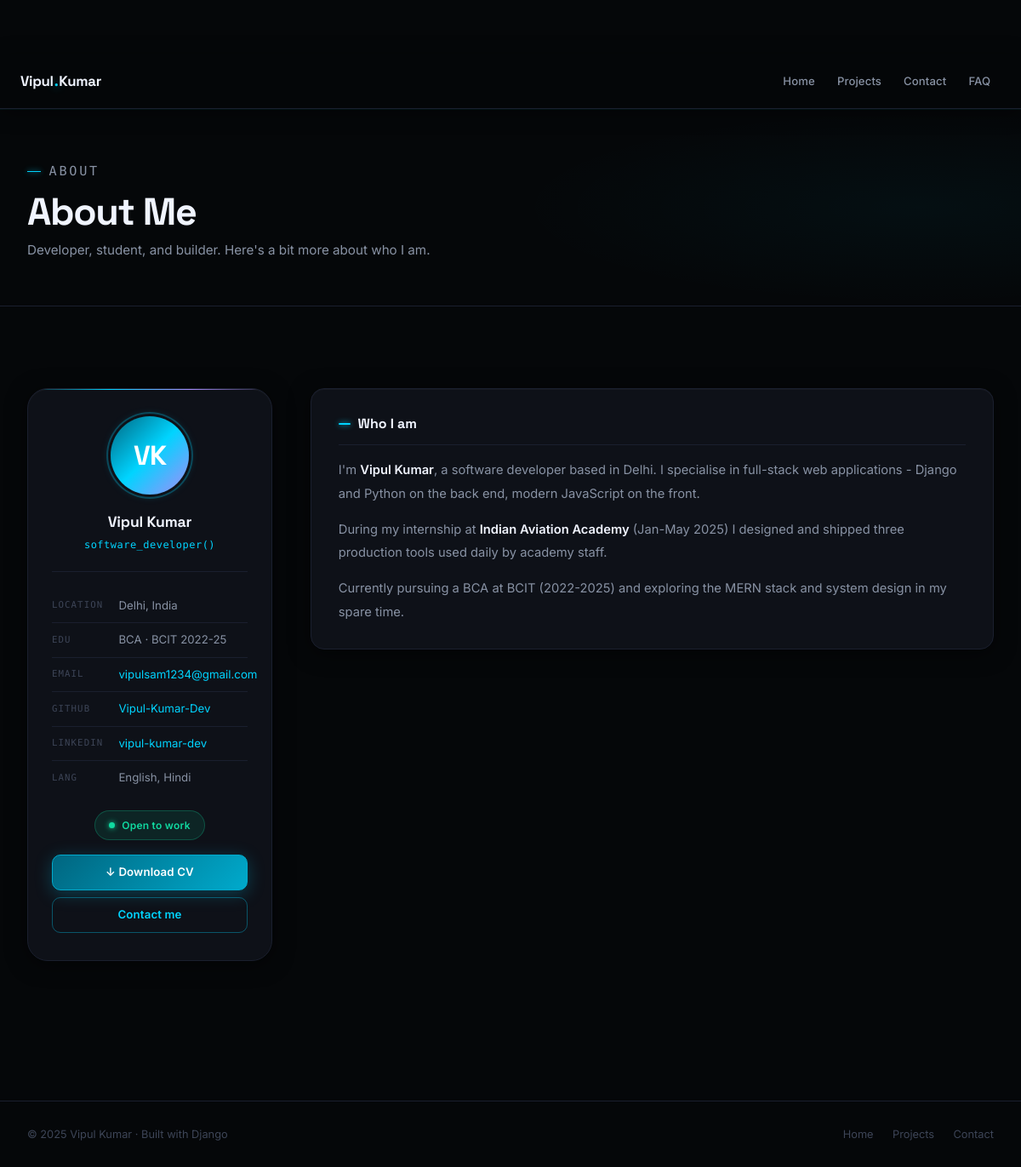
Page /about/ on the earlier database version.
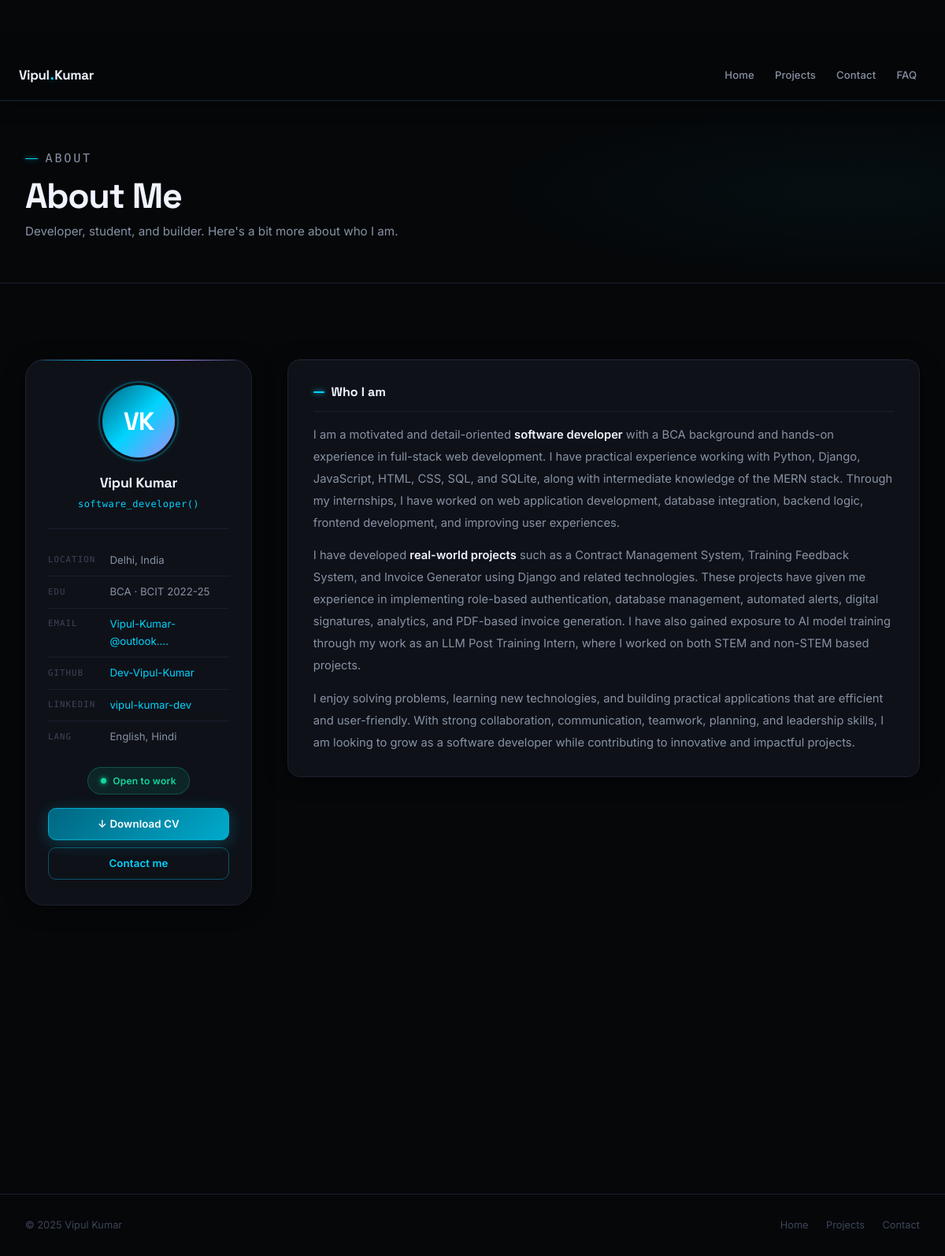
Same page on the later database version.
### PF_App/models.py (models this page shows, shortened)
class SiteProfile(models.Model):
    full_name        = models.CharField(max_length=100, default="Vipul Kumar")
    first_name       = models.CharField(max_length=50,  default="Vipul")
    last_name        = models.CharField(max_length=50,  default="Kumar")
    tagline          = models.CharField(max_length=200, default="BCA student, Django developer, and lifelong builder.")
    hero_description = models.TextField(default="I build clean, fast, and scalable web applications.")
    about_bio_1      = models.TextField(default="", blank=True)
    about_bio_2      = models.TextField(default="", blank=True)
    about_bio_3      = models.TextField(default="", blank=True)
    location         = models.CharField(max_length=100, default="Delhi, India")
    education        = models.CharField(max_length=150, default="BCA · BCIT 2022-25")
    email            = models.EmailField(default="vipulsam1234@gmail.com")
    github_url       = models.URLField(default="https://github.com/Vipul-Kumar-Dev")
    github_handle    = models.CharField(max_length=100, default="Vipul-Kumar-Dev")
    linkedin_url     = models.URLField(default="https://www.linkedin.com/in/vipul-kumar-dev/")
    linkedin_handle  = models.CharField(max_length=100, default="vipul-kumar-dev")
    languages        = models.CharField(max_length=100, default="English, Hindi")
    resume_note      = models.CharField(max_length=200, default="Get the full picture - all my experience, skills, and projects in one clean PDF.")
    footer_copy      = models.CharField(max_length=200, default="© 2025 Vipul Kumar · Built with Django")
    stat_projects    = models.CharField(max_length=20, default="3+")
    stat_internships = models.CharField(max_length=20, default="2")
    stat_technologies= models.CharField(max_length=20, default="8+")
    stat_experience  = models.CharField(max_length=20, default="1.5y")
    is_available     = models.BooleanField(default=True)
    class Meta:
        verbose_name = "Site Profile"
    @classmethod
    def get(cls):
        obj, _ = cls.objects.get_or_create(pk=1)
        return obj

### PF_App/views.py (the view)
# urls.py: path("about/",  v.about,      name="about"),
def about(request):
    return render(request, "about.html", _public_ctx())

### PF_App/views.py (called while the page is built)
def _public_ctx():
    profile = SiteProfile.get()
    return {
        "profile":  profile,
        "skills":   Skill.objects.all(),
        "projects": Project.objects.all(),
        "exp":      Experience.objects.all(),
        "certs":    Certification.objects.all(),
        "roles":    list(TypedRole.objects.values_list("label", flat=True)),
        "faqs":     FAQItem.objects.all(),
    }

### Templates/about.html (shortened to what this page needs)
{% load static %}
<!doctype html>
<html lang="en">
  <head>
    <link rel="stylesheet" href="{% static 'base.css' %}" />
  </head>
  <body>
    <nav class="nav scrolled" style="position: sticky; top: 0">
      <a href="{% url 'home' %}" class="nav-logo"
        >{{ profile.first_name }}<span class="dot">.</span>{{ profile.last_name }}</a
      >
      <div class="nav-links" id="nav-links">
        <a href="{% url 'home' %}" class="nav-link">Home</a>
        <a href="{% url 'projects' %}" class="nav-link">Projects</a>
        <a href="{% url 'contact' %}" class="nav-link">Contact</a>
        <a href="{% url 'faq' %}" class="nav-link">FAQ</a>
      </div>
    </nav>
    <div class="page-hero">
      <p class="page-hero-label">About</p>
      <h1>About Me</h1>
      <p>Developer, student, and builder. Here's a bit more about who I am.</p>
    </div>
    <section class="section">
      <div class="profile-layout">
        <div class="profile-card sr-l">
          <div class="avatar">
            {{ profile.first_name|slice:":1" }}{{ profile.last_name|slice:":1" }}
          </div>
          <div class="profile-name">{{ profile.full_name }}</div>
          <div class="profile-role">software_developer()</div>
          <div class="profile-divider"></div>
          <ul class="profile-meta">
            <li>
              <span class="pm-key">Location</span
              ><span class="pm-val">{{ profile.location }}</span>
            </li>
            <li>
              <span class="pm-key">Edu</span
              ><span class="pm-val">{{ profile.education }}</span>
            </li>
            <li>
              <span class="pm-key">Email</span
              ><span class="pm-val"
                ><a href="mailto:{{ profile.email }}"
                  >{{ profile.email|truncatechars:22 }}</a
                ></span
              >
            </li>
            <li>
              <span class="pm-key">GitHub</span
              ><span class="pm-val"
                ><a
                  href="{{ profile.github_url }}"
                  target="_blank"
                  rel="noopener"
                  >{{ profile.github_handle }}</a
                ></span
              >
            </li>
            <li>
              <span class="pm-key">LinkedIn</span
              ><span class="pm-val"
                ><a
                  href="{{ profile.linkedin_url }}"
                  target="_blank"
                  rel="noopener"
                  >{{ profile.linkedin_handle }}</a
                ></span
              >
            </li>
            <li>
              <span class="pm-key">Lang</span
              ><span class="pm-val">{{ profile.languages }}</span>
            </li>
          </ul>
          {% if profile.is_available %}
          <div class="avail-badge">
            <span class="avail-dot"></span>Open to work
          </div>
          {% endif %}
          <div class="profile-actions">
            <a href="{% static 'Resume.pdf' %}" class="btn btn-primary" download
              >↓ Download CV</a
            >
            <a href="{% url 'contact' %}" class="btn btn-outline">Contact me</a>
          </div>
        </div>
        <div class="bio-content">
          <div class="bio-section sr">
            <h3>Who I am</h3>
            {% if profile.about_bio_1 %}
            <p>{{ profile.about_bio_1|safe }}</p>
            {% endif %} {% if profile.about_bio_2 %}
            <p>{{ profile.about_bio_2|safe }}</p>
            {% endif %} {% if profile.about_bio_3 %}
            <p>{{ profile.about_bio_3|safe }}</p>
            {% endif %}
          </div>
        </div>
      </div>
    </section>
    <footer>
      <span>{{ profile.footer_copy }}</span>
      <div style="display: flex; gap: 1.4rem">
        <a href="{% url 'home' %}">Home</a>
        <a href="{% url 'projects' %}">Projects</a>
        <a href="{% url 'contact' %}">Contact</a>
      </div>
    </footer>
  </body>
</html>

Differences in the rows shown:
changed SiteProfile "Vipul Kumar": email "vipulsam1234@gmail.com" → "Vipul-Kumar-@outlook.…"; github_handle "Vipul-Kumar-Dev" → "Dev-Vipul-Kumar"; about_bio_1 "I'm Vipul Kumar , a software developer based in Delhi. I specialise in full-stack web applications - Django and Python on the back end, modern JavaScript on the front." → "I am a motivated and detail-oriented software developer with a BCA background and hands-on experience in full-stack web development. I have practical experience working with Python, Django, JavaScript, HTML, CSS, SQL, and SQLite, along with intermediate knowledge of the MERN stack. Through my internships, I have worked on web application development, database integration, backend logic, frontend development, and improving user experiences."; about_bio_2 "During my internship at Indian Aviation Academy (Jan-May 2025) I designed and shipped three production tools used daily by academy staff." → "I have developed real-world projects such as a Contract Management System, Training Feedback System, and Invoice Generator using Django and related technologies. These projects have given me experience in implementing role-based authentication, database management, automated alerts, digital signatures, analytics, and PDF-based invoice generation. I have also gained exposure to AI model training through my work as an LLM Post Training Intern, where I worked on both STEM and non-STEM based projects."; about_bio_3 "Currently pursuing a BCA at BCIT (2022-2025) and exploring the MERN stack and system design in my spare time." → "I enjoy solving problems, learning new technologies, and building practical applications that are efficient and user-friendly. With strong collaboration, communication, teamwork, planning, and leadership skills, I am looking to grow as a software developer while contributing to innovative and impactful projects."; footer_copy "© 2025 Vipul Kumar · Built with Django" → "© 2025 Vipul Kumar"
